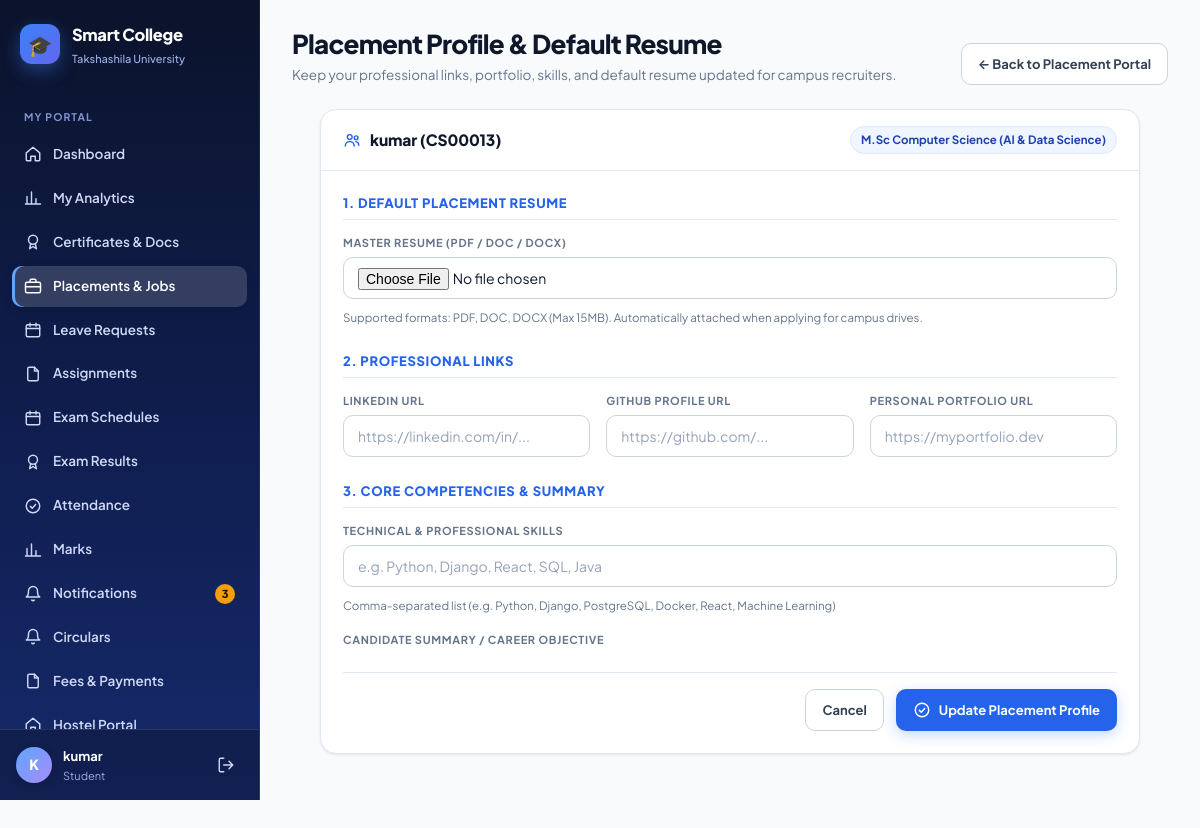
The page /placements/student/profile/ (signed in) on the database its author committed.
### students/models.py (models this page shows, shortened)
class Student(models.Model):
    user = models.OneToOneField(
        User,
        on_delete=models.CASCADE,
        null=True,
        blank=True
    )
    name = models.CharField(max_length=100)
    roll_no = models.CharField(max_length=20, unique=True)
    sif_number = models.CharField(
        max_length=30,
        unique=True,
        null=True,
        blank=True,
        help_text="7-digit unique University SIF number (auto-generated if left blank)"
    )
    email = models.EmailField()
    department = models.ForeignKey(
        Department,
        on_delete=models.CASCADE
    )
    course = models.ForeignKey(
        Course,
        on_delete=models.SET_NULL,
        null=True,
        blank=True
    )
    year = models.IntegerField()
    is_approved = models.BooleanField(default=True)
    parent_name = models.CharField(max_length=100, blank=True)
    parent_phone = models.CharField(max_length=20, blank=True)
    phone = models.CharField(max_length=20, blank=True)
    admission_date = models.DateField(default=timezone.now)
    is_active = models.BooleanField(default=True)

class Course(models.Model):
    name = models.CharField(max_length=100)
    department = models.ForeignKey(
        Department,
        on_delete=models.CASCADE,
        related_name="courses"
    )

### placements/models.py (models this page shows, shortened)
class StudentPlacementProfile(models.Model):
    student = models.OneToOneField(
        "students.Student",
        on_delete=models.CASCADE,
        related_name="placement_profile",
    )
    default_resume = models.FileField(
        upload_to="placement_resumes/",
        blank=True,
        null=True,
        validators=[validate_resume_file],
    )
    linkedin_url = models.URLField(blank=True)
    github_url = models.URLField(blank=True)
    portfolio_url = models.URLField(blank=True)
    skills = models.CharField(max_length=300, blank=True, help_text="Comma-separated skills e.g. Python, SQL, React")
    bio = models.TextField(blank=True)
    cgpa_or_percentage = models.DecimalField(max_digits=5, decimal_places=2, null=True, blank=True)
    active_backlogs = models.PositiveIntegerField(default=0)
    created_at = models.DateTimeField(auto_now_add=True)
    updated_at = models.DateTimeField(auto_now=True)

### placements/views.py (the view)
# urls.py: path("student/profile/", views.student_profile_edit, name="student_placement_profile"),
@login_required(login_url="/accounts/login/")
def student_profile_edit(request):
    ctx_role = get_user_role(request.user)
    student = ctx_role["student"]
    if not student:
        return HttpResponseForbidden("Student access required.")
    profile, _ = StudentPlacementProfile.objects.get_or_create(student=student)
    if request.method == "POST":
        form = StudentPlacementProfileForm(request.POST, request.FILES, instance=profile)
        if form.is_valid():
            form.save()
            messages.success(request, "Placement profile and default resume updated successfully.")
            return redirect("student_placement_portal")
    else:
        form = StudentPlacementProfileForm(instance=profile)
    return render(request, "placements/profile_form.html", {"form": form, "student": student})

### accounts/context_processors.py (called while the page is built)
def _has_faculty(user):
    if not user or not user.is_authenticated:
        return False
    if Student.objects.filter(user=user).exists():
        return False
    return (
        Faculty.objects.filter(user=user).exists()
        or (bool(user.email) and Faculty.objects.filter(email=user.email).exists())
    )

### placements/views.py (called while the page is built)
def get_user_role(user):
    student = Student.objects.filter(user=user).select_related("course", "department").first()
    faculty = Faculty.objects.filter(user=user).first() or Faculty.objects.filter(email=user.email).first()
    is_admin = bool(user and (user.is_superuser or user.is_staff))
    if is_admin:
        role = "admin"
    elif student:
        role = "student"
    elif faculty:
        role = "faculty"
    else:
        role = "guest"
    return {
        "role": role,
        "student": student,
        "faculty": faculty,
        "is_officer": is_admin,
        "is_admin": is_admin,
    }

### placements/templates/placements/profile_form.html (shortened to what this page needs)
{% extends "base.html" %}
{% block page_title %}Placement Profile & Default Resume{% endblock %}
{% block page_sub %}Keep your professional links, portfolio, skills, and default resume updated for campus recruiters.{% endblock %}
{% block page_actions %}
    <a href="{% url 'student_placement_portal' %}" class="btn btn-ghost">
        ← Back to Placement Portal
    </a>
{% endblock %}
{% block content %}
<div style="max-width: 820px; margin: 0 auto;">
    <div class="card">
        <div class="card-head">
            <div class="card-title">
                <svg class="icon"><use href="#i-users"/></svg>
                <span>{{ student.name }} ({{ student.roll_no }})</span>
            </div>
            <span class="badge blue">{{ student.course.name }}</span>
        </div>
        <div class="card-body">
            <form method="post" enctype="multipart/form-data" novalidate>
                <div style="margin-bottom: 24px;">
                    <div style="font-size: 13px; font-weight: 800; color: var(--brand); letter-spacing: 0.05em; text-transform: uppercase; margin-bottom: 14px; border-bottom: 1px solid var(--line); padding-bottom: 6px;">
                        1. Default Placement Resume
                    </div>
                    <div class="field">
                        <label for="{{ form.default_resume.id_for_label }}">
                            Master Resume (PDF / DOC / DOCX)
                        </label>
                        {{ form.default_resume }}
                        <div class="muted" style="font-size: 11.5px; margin-top: 4px;">
                            Supported formats: PDF, DOC, DOCX (Max 15MB). Automatically attached when applying for campus drives.
                        </div>
                    </div>
                </div>
                <div style="margin-bottom: 24px;">
                    <div style="font-size: 13px; font-weight: 800; color: var(--brand); letter-spacing: 0.05em; text-transform: uppercase; margin-bottom: 14px; border-bottom: 1px solid var(--line); padding-bottom: 6px;">
                        2. Professional Links
                    </div>
                    <div class="grid grid-3" style="gap: 16px;">
                        <div class="field">
                            <label for="{{ form.linkedin_url.id_for_label }}">
                                LinkedIn URL
                            </label>
                            {{ form.linkedin_url }}
                        </div>
                        <div class="field">
                            <label for="{{ form.github_url.id_for_label }}">
                                GitHub Profile URL
                            </label>
                            {{ form.github_url }}
                        </div>
                        <div class="field">
                            <label for="{{ form.portfolio_url.id_for_label }}">
                                Personal Portfolio URL
                            </label>
                            {{ form.portfolio_url }}
                        </div>
                    </div>
                </div>
                <div style="margin-bottom: 24px;">
                    <div style="font-size: 13px; font-weight: 800; color: var(--brand); letter-spacing: 0.05em; text-transform: uppercase; margin-bottom: 14px; border-bottom: 1px solid var(--line); padding-bottom: 6px;">
                        3. Core Competencies & Summary
                    </div>
                    <div class="field" style="margin-bottom: 16px;">
                        <label for="{{ form.skills.id_for_label }}">
                            Technical & Professional Skills
                        </label>
                        {{ form.skills }}
                        <div class="muted" style="font-size: 11.5px; margin-top: 4px;">
                            Comma-separated list (e.g. Python, Django, PostgreSQL, Docker, React, Machine Learning)
                        </div>
                    </div>
                    <div class="field">
                        <label for="{{ form.summary.id_for_label }}">
                            Candidate Summary / Career Objective
                        </label>
                    </div>
                </div>
                <div style="display: flex; justify-content: flex-end; gap: 12px; margin-top: 24px; padding-top: 16px; border-top: 1px solid var(--line);">
                    <a href="{% url 'student_placement_portal' %}" class="btn btn-ghost">Cancel</a>
                    <button type="submit" class="btn btn-primary" id="btn-save-profile">
                        <svg class="icon"><use href="#i-check"/></svg>
                        <span>Update Placement Profile</span>
                    </button>
                </div>
            </form>
        </div>
    </div>
</div>
{% endblock %}

### templates/base.html (shortened to what this page needs)
{% load static %}<!DOCTYPE html>
<html lang="en">
<head>
    <link rel="stylesheet" href="{% static 'css/theme.css' %}">
</head>
<body>
<div class="app">
    <aside class="sidebar" id="sidebar">
        <a class="brand" href="{{ nav_home }}">
            <span class="brand-mark">🎓</span>
            <span>
                <div class="brand-name">Smart College</div>
                <div class="brand-sub">Takshashila University</div>
            </span>
        </a>
        <nav class="nav">
            {% for group in nav_groups %}
                {% if group.label %}<div class="nav-label">{{ group.label }}</div>{% endif %}
                {% for item in group.items %}
                    <a class="nav-link {% if item.active %}active{% endif %}" href="{{ item.url }}">
                        <svg class="icon"><use href="#i-{{ item.icon }}"/></svg>
                        <span>{{ item.label }}</span>
                        {% if item.badge %}<span class="nav-badge">{{ item.badge }}</span>{% endif %}
                    </a>
                {% endfor %}
            {% endfor %}
        </nav>
        <div class="sidebar-foot">
            <div class="avatar">{{ nav_initial }}</div>
            <div class="who">
                <div class="who-name">{{ nav_display }}</div>
                <div class="who-role">{{ nav_role_label }}</div>
            </div>
            <a class="logout" href="/accounts/logout/" title="Log out"><svg class="icon"><use href="#i-logout"/></svg></a>
        </div>
    </aside>
    <div class="main">
        <main class="page">
            <div class="page-head">
                <div>
                    <h1 class="page-title">{% block page_title %}{% endblock %}</h1>
                    <div class="page-sub">{% block page_sub %}{% endblock %}</div>
                </div>
                <div class="head-actions">{% block page_actions %}{% endblock %}</div>
            </div>
            {% block content %}{% endblock %}
        </main>
    </div>
</div>
</body>
</html>

### rows shown on the page
Student: name "kumar", roll_no "CS00013", course.name "M.Sc Computer Science (AI & Data Science)"

### other values the page prints
{{ group.label }} "MY PORTAL"
{{ item.label }} "Dashboard" "My Analytics" "Certificates & Docs" "Placements & Jobs" "Leave Requests" "Assignments" "Exam Schedules" "Exam Results" "Attendance" "Marks" "Notifications" "Circulars" "Fees & Payments" "Hostel Portal"
{{ item.badge }} "3"
{{ nav_initial }} "K"
{{ nav_role_label }} "Student"
